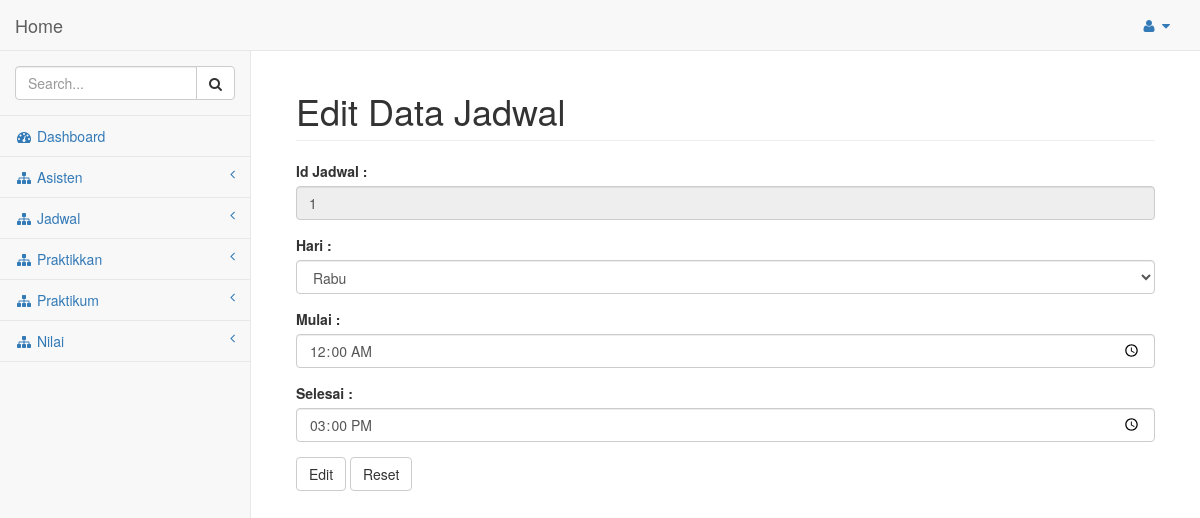
The app's page /pages/jadwal/edit.php?id=1 (signed in) with its own data.
### tables this page shows
CREATE TABLE IF NOT EXISTS `jadwal` (
  `Id_Jadwal` int(11) NOT NULL,
  `Hari` varchar(32) NOT NULL,
  `Mulai` time NOT NULL,
  `Selesai` time NOT NULL,
  PRIMARY KEY (`Id_Jadwal`)
);

### pages/jadwal/variabel.php (called while the page is built)
<?php
$arrayHari = array('Senin','Selasa','Rabu','Kamis','Jumat');
?>

### pages/jadwal/edit.php (the view, shortened to what this page needs)
<?php
include './variabel.php';
$Edit_id = $_GET['id'];
$edit = mysql_query("select * from jadwal where Id_Jadwal='$Edit_id'");
while ($row = mysql_fetch_array($edit)) {
    $id = $row['Id_Jadwal'];
    $hari = $row['Hari'];
    $mulai = $row['Mulai'];
    $selesai = $row['Selesai'];
}
?>
<!DOCTYPE html>
<html lang="en">
<head>
    <link href="../../bower_components/bootstrap/dist/css/bootstrap.min.css" rel="stylesheet">
    <link href="../../bower_components/metisMenu/dist/metisMenu.min.css" rel="stylesheet">
    <link href="../../dist/css/sb-admin-2.css" rel="stylesheet">
    <link href="../../bower_components/font-awesome/css/font-awesome.min.css" rel="stylesheet" type="text/css">
</head>
<body>
<?php
if($_SESSION['Login'] == 'Admin')
{
?>
    <div id="wrapper">
        <nav class="navbar navbar-default navbar-static-top" role="navigation" style="margin-bottom: 0">
            <div class="navbar-header">
                <a class="navbar-brand" href="../index.phpS">Home</a>
            </div>
            <ul class="nav navbar-top-links navbar-right">
                <li class="dropdown">
                    <a class="dropdown-toggle" data-toggle="dropdown" href="#">
                        <i class="fa fa-user fa-fw"></i>  <i class="fa fa-caret-down"></i>
                    </a>
                </li>
            </ul>
            <div class="navbar-default sidebar" role="navigation">
                <div class="sidebar-nav navbar-collapse">
                    <ul class="nav" id="side-menu">
                        <li class="sidebar-search">
                            <div class="input-group custom-search-form">
                                <input type="text" class="form-control" placeholder="Search...">
                                <span class="input-group-btn">
                                    <button class="btn btn-default" type="button">
                                        <i class="fa fa-search"></i>
                                    </button>
                                </span>
                            </div>
                        </li>
                        <li>
                            <a href="../index.php"><i class="fa fa-dashboard fa-fw"></i> Dashboard</a>
                        </li>
                        <li>
                            <a href="#"><i class="fa fa-sitemap fa-fw"></i> Asisten<span class="fa arrow"></span></a>
                        </li>
                        <li>
                            <a href="#"><i class="fa fa-sitemap fa-fw"></i> Jadwal<span class="fa arrow"></span></a>
                        </li>
                        <li>
                            <a href="#"><i class="fa fa-sitemap fa-fw"></i> Praktikkan<span class="fa arrow"></span></a>
                        </li>
                        <li>
                            <a href="#"><i class="fa fa-sitemap fa-fw"></i> Praktikum <span class="fa arrow"></span></a>
                        </li>
			<li>
                            <a href="#"><i class="fa fa-sitemap fa-fw"></i> Nilai<span class="fa arrow"></span></a>
                        </li>
                    </ul>
                </div>
            </div>
        </nav>
        <div id="page-wrapper">
            <div class="container-fluid">
                <div class="row">
                    <div class="col-lg-12">
                        <h1 class="page-header">Edit Data Jadwal</h1>
                        <form role="form" name="form_edit" method="post" action="update.php">
                            <div class="form-group">
                                <label>Id Jadwal : </label>
                                <input name="id" class="form-control" value="<?php echo "$id"; ?>" id="disabledInput" type="number" readonly="">
                            </div>
                            <div class="form-group">
                                <label>Hari : </label>
                                <select class="form-control" name="hari">
                                    <?php
                                    foreach ($arrayHari as $key => $value) {
                                        if($value == $hari)
                                        {
                                            echo '<option value="'.$value.'" selected>'.$value.'</option>';
                                        }
                                        else
                                        {
                                            echo '<option value="'.$value.'">'.$value.'</option>';
                                        }
                                    }
                                    ?>
                                </select>
                            </div>
                            <div class="form-group">
                                <label>Mulai : </label>
                                <input name="mulai" class="form-control" value="<?php echo "$mulai"; ?>" type="time">
                            </div>
                            <div class="form-group">
                                <label>Selesai : </label>
                                <input name="selesai" class="form-control" value="<?php echo "$selesai"; ?>" type="time">
                            </div>
                            <button type="submit" name="edit" class="btn btn-default">Edit</button>
                            <button type="reset" class="btn btn-default">Reset</button>
                        </form>
                    </div>
                </div>
            </div>
        </div>
    </div>
<?php
}
?>
</body>
</html>

### records on screen
jadwal: id "1", hari "Rabu", mulai "00:00:00", selesai "15:00:00"
